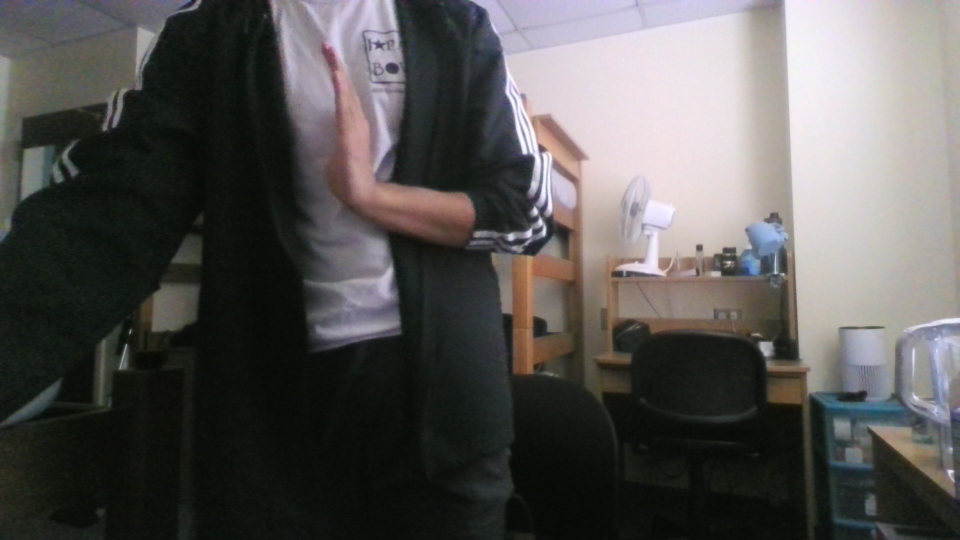
#> input picture examples/handIn.jpg, 1920 x 1080 px, found by its file name (shown at 1/2 size)
$ python comparison.py
#> lines starting #> are read from the running program, lines starting #| are printed output that depends on the picture; after the words box and inside, x2 and y2 are one past the last pixel; in counts of white or black regions, pixels touching at a corner belong together
import cv2

def draw_mismatched_boxes(image1_path, image2_path, joints_dict1, joints_dict2, output_path):
    # Load the images
#> called with image1_path = 'examples\\handIn.jpg', image2_path = 'examples\\handOut.jpg', output_path = 'examples\\output.jpg'
    image1 = cv2.imread(image1_path)
#> image1 is the input picture: shape (1080, 1920, 3); mean B, G, R 84.3, 85.6, 87.5
    image2 = cv2.imread(image2_path)
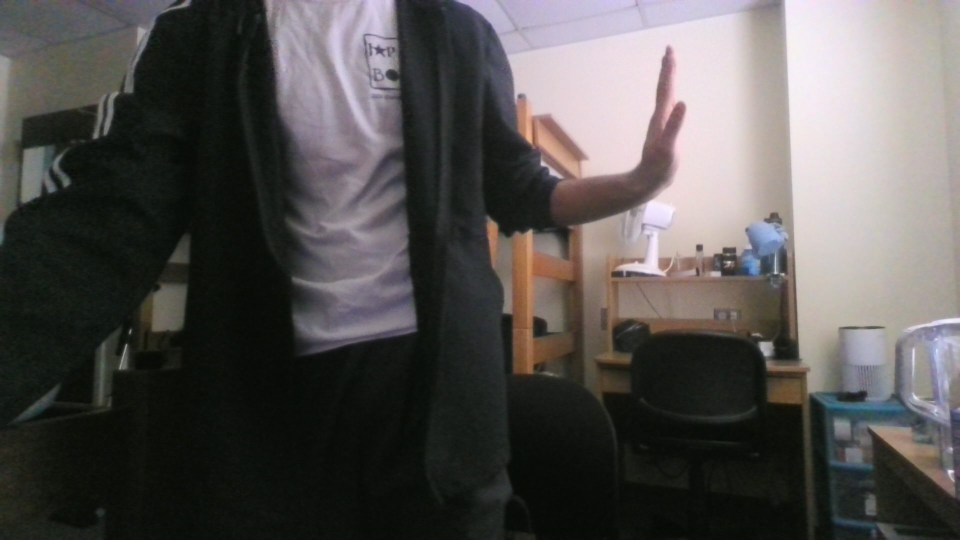
#> input picture examples/handOut.jpg, 1920 x 1080 px, found by its file name (shown at 1/2 size)
#> image2 is the input picture: shape (1080, 1920, 3); mean B, G, R 81.1, 82.6, 85.5

    if image1 is None or image2 is None:
        raise ValueError("One or both images could not be loaded. Check the file paths.")

    # Iterate through the joints and compare bounding boxes
    for joint, box1 in joints_dict1.items():
        if joint in joints_dict2:
            box2 = joints_dict2[joint]
            # Draw the supposed bounding box from the first image (green box)
            x1, y1, w1, h1 = box1
            cv2.rectangle(image2, (x1, y1), (x1 + w1, y1 + h1), (0, 255, 0), 2)  # Green box for supposed position
            cv2.putText(image2, f"{joint} (expected)", (x1, y1 - 10), cv2.FONT_HERSHEY_SIMPLEX, 0.5, (0, 255, 0), 1)

            # Check if the bounding boxes do not match
            if box1 != box2:
                # Draw the mismatched box on the second image (red box)
                x2, y2, w2, h2 = box2
                cv2.rectangle(image2, (x2, y2), (x2 + w2, y2 + h2), (0, 0, 255), 2)  # Red box for mismatch
                cv2.putText(image2, f"{joint} (actual)", (x2, y2 - 10), cv2.FONT_HERSHEY_SIMPLEX, 0.5, (0, 0, 255), 1)

                # Draw a line connecting the center of the green box to the center of the red box
                center_green = (x1 + w1 // 2, y1 + h1 // 2)
                center_red = (x2 + w2 // 2, y2 + h2 // 2)
                cv2.line(image2, center_green, center_red, (255, 255, 0), 2)  # Yellow line for connection
                # Draw an arrow from the red box center to the green box center
                cv2.arrowedLine(image2, center_red, center_green, (255, 0, 0), 2, tipLength=0.05)  # Blue arrow
        else:
            print(f"Joint '{joint}' not found in the second dictionary.")
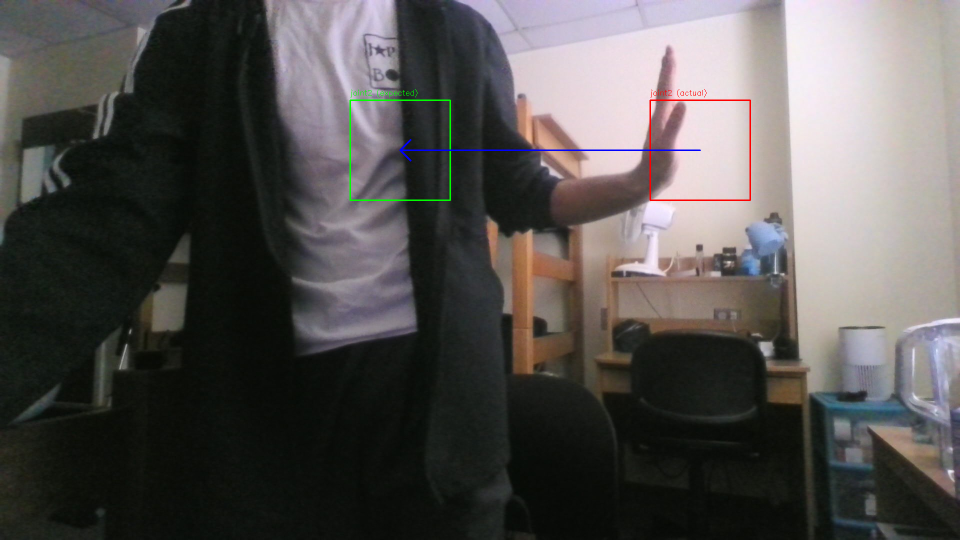
#> image2: shape (1080, 1920, 3) (shown at 1/2 size); 0.35% of pixels changed, all inside (x1, y1, x2, y2) = (699, 178, 1502, 402)

    # Save the output image
    cv2.imwrite(output_path, image2)
    print(f"Output image with mismatched boxes saved to {output_path}")

# Example usage
if __name__ == "__main__":
    # Example dictionaries of joints and bounding boxes
    joints_dict1 = {
#"joint1": (50, 50, 100, 100),
        "joint2": (700, 200, 200, 200),
    }
    joints_dict2  = {    #"joint1": (50, 50, 100, 100),
        "joint2": (1300, 200, 200, 200),  # Mismatch
    }

    # Paths to the input images and output image
    image1_path = "examples\handIn.jpg"
    image2_path = "examples\handOut.jpg"
    output_path = "examples\output.jpg"

    draw_mismatched_boxes(image1_path, image2_path, joints_dict1, joints_dict2, output_path)
